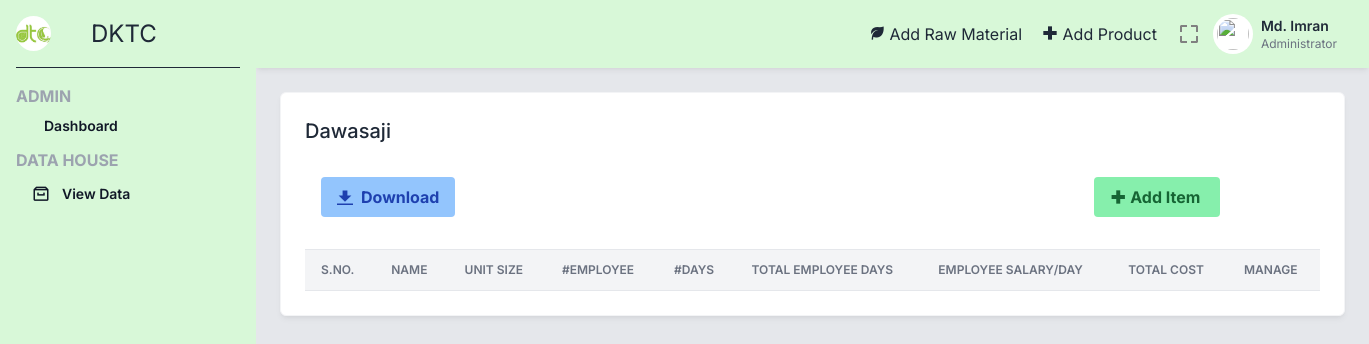
Page /dawasaji.php (signed in) on the earlier database version.
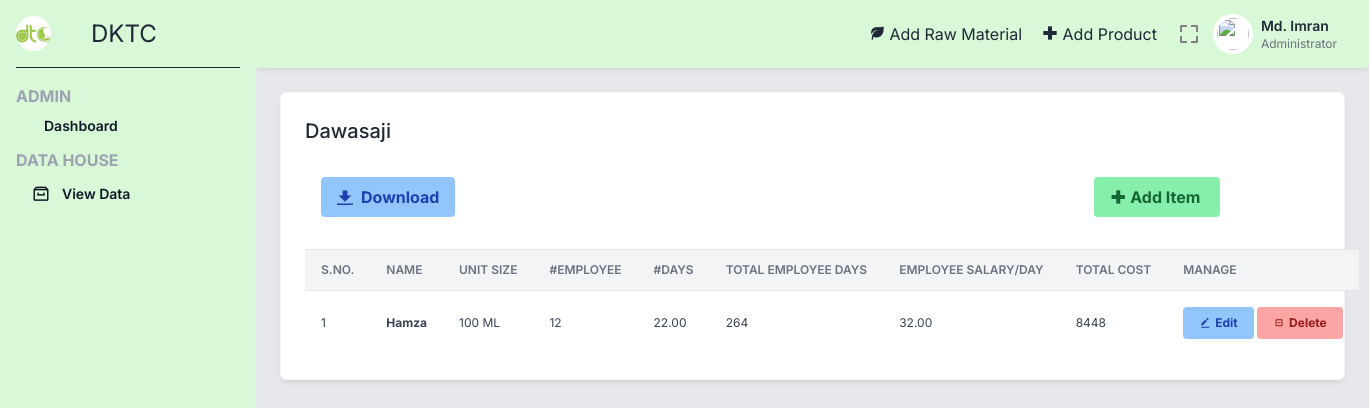
Same page on the later database version.
### tables this page shows
CREATE TABLE `dawasaji` (
  `_id` int(5) NOT NULL,
  `pid` int(5) NOT NULL,
  `noe` int(3) NOT NULL,
  `nod` float(5,2) NOT NULL,
  `salPerDay` float(5,2) NOT NULL
);

CREATE TABLE `product` (
  `_id` int(5) NOT NULL,
  `name` varchar(100) NOT NULL,
  `type` varchar(2) NOT NULL,
  `sizes` varchar(10) NOT NULL
);

### dawasaji.php (the view, shortened to what the changed rows need)
<?php include 'includes/_topbar.php' ?>
<div class="p-6">
    <div class="grid grid-cols-1 lg:grid-cols-3 gap-6 mb-6">
        <div class="bg-white border border-gray-100 shadow-md shadow-black/5 p-6 rounded-md lg:col-span-3">
            <div class="flex justify-between mb-4 items-start">
                <div class="font-medium">
                    <h2 class="text-xl">
                        Dawasaji
                    </h2>
                </div>
            </div>
            <div>
                <table class="items-center w-full bg-transparent border-collapse">
                    <thead>
                        <tr>
                            <th class="px-4 bg-gray-100 dark:bg-gray-600 text-gray-500 dark:text-gray-100 align-middle border border-solid border-gray-200 dark:border-gray-500 py-3 text-xs uppercase border-l-0 border-r-0 whitespace-nowrap font-semibold text-left">S.No.</th>
                            <th class="px-4 bg-gray-100 dark:bg-gray-600 text-gray-500 dark:text-gray-100 align-middle border border-solid border-gray-200 dark:border-gray-500 py-3 text-xs uppercase border-l-0 border-r-0 whitespace-nowrap font-semibold text-left">Name</th>
                            <th class="px-4 bg-gray-100 dark:bg-gray-600 text-gray-500 dark:text-gray-100 align-middle border border-solid border-gray-200 dark:border-gray-500 py-3 text-xs uppercase border-l-0 border-r-0 whitespace-nowrap font-semibold text-left min-w-140-px">Unit Size</th>
                            <th class="px-4 bg-gray-100 dark:bg-gray-600 text-gray-500 dark:text-gray-100 align-middle border border-solid border-gray-200 dark:border-gray-500 py-3 text-xs uppercase border-l-0 border-r-0 whitespace-nowrap font-semibold text-left min-w-140-px">#Employee</th>
                            <th class="px-4 bg-gray-100 dark:bg-gray-600 text-gray-500 dark:text-gray-100 align-middle border border-solid border-gray-200 dark:border-gray-500 py-3 text-xs uppercase border-l-0 border-r-0 whitespace-nowrap font-semibold text-left min-w-140-px">#Days</th>
                            <th class="px-4 bg-gray-100 dark:bg-gray-600 text-gray-500 dark:text-gray-100 align-middle border border-solid border-gray-200 dark:border-gray-500 py-3 text-xs uppercase border-l-0 border-r-0 whitespace-nowrap font-semibold text-left min-w-140-px">Total Employee Days</th>
                            <th class="px-4 bg-gray-100 dark:bg-gray-600 text-gray-500 dark:text-gray-100 align-middle border border-solid border-gray-200 dark:border-gray-500 py-3 text-xs uppercase border-l-0 border-r-0 whitespace-nowrap font-semibold text-left min-w-140-px">Employee Salary/Day</th>
                            <th class="px-4 bg-gray-100 dark:bg-gray-600 text-gray-500 dark:text-gray-100 align-middle border border-solid border-gray-200 dark:border-gray-500 py-3 text-xs uppercase border-l-0 border-r-0 whitespace-nowrap font-semibold text-left min-w-140-px">Total Cost</th>
                            <th class="px-4 bg-gray-100 dark:bg-gray-600 text-gray-500 dark:text-gray-100 align-middle border border-solid border-gray-200 dark:border-gray-500 py-3 text-xs uppercase border-l-0 border-r-0 whitespace-nowrap font-semibold text-left min-w-140-px">Manage</th>
                        </tr>
                    </thead>
                    <tbody>
                    <?php
                        $sql = "SELECT * FROM `dawasaji`";
                        $result = mysqli_query($conn, $sql);
                        $sno = 0;
                        while ($row = mysqli_fetch_assoc($result)) {
                            $productId = $row['pid'];
                            $sqlProduct = "SELECT name, type, sizes FROM product WHERE _id = $productId";
                            $resultProd = mysqli_query($conn, $sqlProduct);
                            while($prodRow = mysqli_fetch_assoc($resultProd)){
                                $name = $prodRow['name'];
                                $size = $prodRow['sizes'];
                            }
                            $idRM = $row['_id'];
                            $totalEmpDays = $row['noe'] * $row['nod'];
                            $totalCost = $row['salPerDay'] * $totalEmpDays;
                            $sno += 1;
                            echo "<tr class='text-gray-700 dark:text-gray-100'>
                                <td class='border-t-0 px-4 align-middle border-l-0 border-r-0 text-xs whitespace-nowrap p-4'>" . $sno . "</td>
                                <th class='border-t-0 px-4 align-middle border-l-0 border-r-0 text-xs whitespace-nowrap p-4 text-left'>" . $name . "</th>
                                <td class='border-t-0 px-4 align-middle border-l-0 border-r-0 text-xs whitespace-nowrap p-4'>
                                    " . $size . "
                                </td>
                                <td class='border-t-0 px-4 align-middle border-l-0 border-r-0 text-xs whitespace-nowrap p-4'>
                                    " . $row['noe'] . "
                                </td>
                                <td class='border-t-0 px-4 align-middle border-l-0 border-r-0 text-xs whitespace-nowrap p-4'>
                                    " . $row['nod'] . "
                                </td>
                                <td class='border-t-0 px-4 align-middle border-l-0 border-r-0 text-xs whitespace-nowrap p-4'>
                                    " . $totalEmpDays . "
                                </td>
                                <td class='border-t-0 px-4 align-middle border-l-0 border-r-0 text-xs whitespace-nowrap p-4'>
                                    " . $row['salPerDay'] . "
                                </td>
                                <td class='border-t-0 px-4 align-middle border-l-0 border-r-0 text-xs whitespace-nowrap p-4'>
                                    " . $totalCost . "
                                </td>
                                <td class='border-t-0 px-4 align-middle border-l-0 border-r-0 text-xs whitespace-nowrap p-4'>
                                    <a href='editDawa.php?id=" . $idRM . "'>
                                        <button id=" . $row['_id'] . " class='edit bg-blue-300 hover:bg-blue-400 text-blue-800 font-bold py-2 px-4 rounded inline-flex items-center'>
                                            <i class='bx bxs-edit-alt'></i>
                                            <span class='ml-1'>Edit</span>
                                        </button>
                                    </a>
                                    <a href='delDawa.php?id=" . $idRM . "'>
                                        <button id=" . $row['_id'] . " class='delete bg-red-300 hover:bg-red-400 text-red-800 font-bold py-2 px-4 rounded inline-flex items-center' onclick='sureDel()'>
                                            <i class='bx bx-checkbox-minus'></i>
                                            <span class='ml-1'>Delete</span>
                                        </button>
                                    </a>
                                </td>
                            </tr>";
                        }
                    ?>
                    </tbody>
                </table>
            </div>
        </div>
    </div>
</div>
<?php include 'includes/_bottombar.php' ?>

Differences in the rows shown:
added dawasaji: pid.name "Hamza", pid.sizes "100 ML", noe "12", nod "22.00", totalEmpDays "264", salPerDay "32.00", totalCost "8448"
